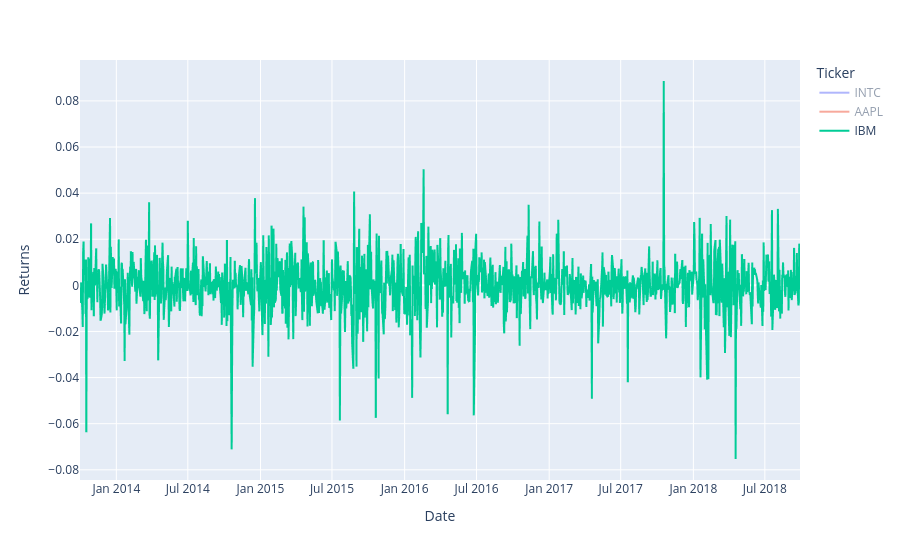

Notebook source saved alongside this figure:
### Code cell
px.line(stockData, x=stockData.index, y="Returns", color="Ticker")

### Figure 1 — Plotly figure (JSON) as saved in the notebook; plotly's stock layout.template omitted (floating-point values rounded to 4 significant figures; data arrays with more than 128 entries replaced by an {"elided": "..."} marker saying what was removed)
{"data": [{"hovertemplate": "Ticker=INTC<br>Date=%{x}<br>Returns=%{y}<extra></extra>", "legendgroup": "INTC", "line": {"color": "#636efa", "dash": "solid"}, "mode": "lines", "name": "INTC", "showlegend": true, "type": "scattergl", "visible": "legendonly", "x": {"elided": "1259 str values"}, "xaxis": "x", "y": {"elided": "1259 float values"}, "yaxis": "y"}, {"hovertemplate": "Ticker=AAPL<br>Date=%{x}<br>Returns=%{y}<extra></extra>", "legendgroup": "AAPL", "line": {"color": "#EF553B", "dash": "solid"}, "mode": "lines", "name": "AAPL", "showlegend": true, "type": "scattergl", "visible": "legendonly", "x": {"elided": "1259 str values"}, "xaxis": "x", "y": {"elided": "1259 float values"}, "yaxis": "y"}, {"hovertemplate": "Ticker=IBM<br>Date=%{x}<br>Returns=%{y}<extra></extra>", "legendgroup": "IBM", "line": {"color": "#00cc96", "dash": "solid"}, "mode": "lines", "name": "IBM", "showlegend": true, "type": "scattergl", "x": {"elided": "1259 str values"}, "xaxis": "x", "y": {"elided": "1259 float values"}, "yaxis": "y"}], "layout": {"autosize": true, "legend": {"title": {"text": "Ticker"}, "tracegroupgap": 0}, "margin": {"t": 60}, "xaxis": {"anchor": "y", "autorange": true, "domain": [0, 1], "range": ["2013-10-01", "2018-09-28"], "title": {"text": "Date"}, "type": "date"}, "yaxis": {"anchor": "x", "autorange": true, "domain": [0, 1], "range": [-0.08443, 0.09775], "title": {"text": "Returns"}, "type": "linear"}}}
